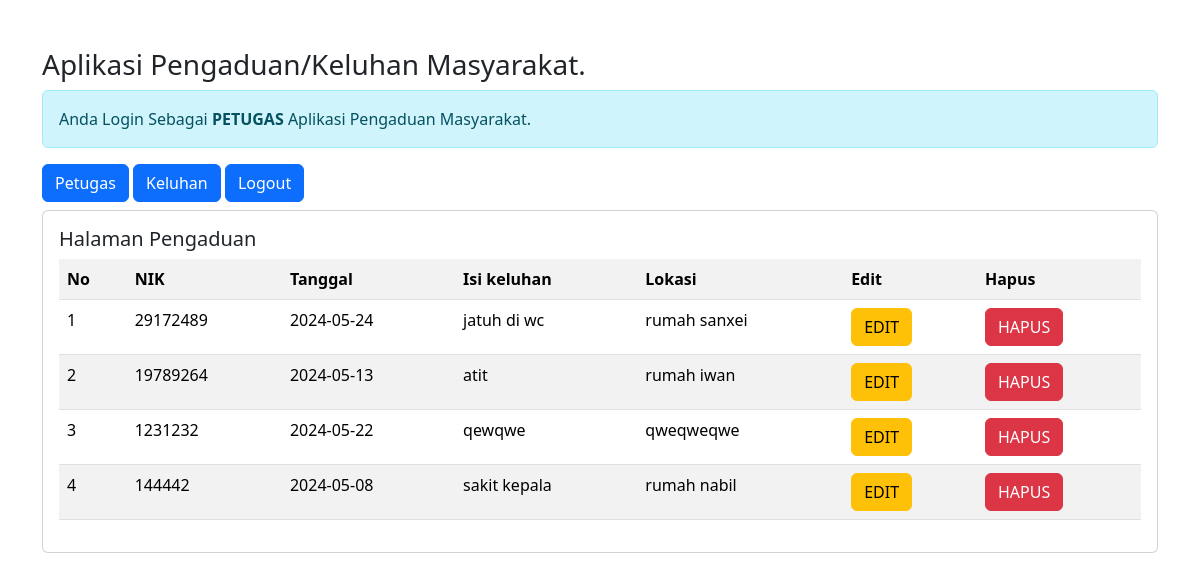
The page /petugas/petugas.php?url=keluhan on the database its author committed.
### tables this page shows
CREATE TABLE `aduan` (
  `nik` int(16) NOT NULL,
  `tgl_aduan` date NOT NULL,
  `isi_aduan` text NOT NULL,
  `lok_aduan` varchar(30) NOT NULL
);

### petugas/keluhan.php (the view)
<h5>Halaman Pengaduan</h5>
<table class="table table-striped table_bordered">
    <tr class="fw-bold">
        <td>No</td>
        <td>NIK</td>
        <td>Tanggal</td>
        <td>Isi keluhan</td>
        <td>Lokasi</td>
        <td>Edit</td>
        <td>Hapus</td>
    </tr>
    <?php
    include'../koneksi.php';
    $no = 1;
    $sql = "SELECT * FROM aduan ORDER BY nik DESC";
    $query = mysqli_query($koneksi, $sql);
    foreach($query as $data) { ?>
        <tr>
            <td><?= $no++; ?></td>
            <td><?= $data['nik'] ?></td>
            <td><?= $data['tgl_aduan'] ?></td>
            <td><?= $data['isi_aduan'] ?></td>
            <td><?= $data['lok_aduan'] ?></td>
            <td>
                <a href="?url=edit-keluhan&nik=<?= $data['nik'] ?>" class="btn btn-warning">EDIT</a>
            </td>
            <td>
                <a onclick="return confirm('Apakah anda yakin ingin menghapus data?')" href="
                ?url=hapus-keluhan&nik=<?= $data['nik'] ?>" class="btn btn-danger">HAPUS</a>
            </td>
        </tr>
    <?php } ?>
</table>

### petugas/petugas.php (shortened to what this page needs)
<!DOCTYPE html>
<html lang="en">
<head>
    <link href="../css/bootstrap.min.css" rel="stylesheet">
</head>
<body>
    <div class="container mt-5">
        <h3>Aplikasi Pengaduan/Keluhan Masyarakat.</h3>
        <div class="alert alert-info">
            Anda Login Sebagai <b>PETUGAS</b> Aplikasi Pengaduan Masyarakat.
        </div>
        <a href="petugas.php" class="btn btn-primary"> Petugas </a>
        <a href="petugas.php?url=keluhan" class="btn btn-primary"> Keluhan </a>
        <a href="petugas.php?url=logout" class="btn btn-primary"> Logout </a>
        <div class="card mt-2">
            <div class="card-body">
                <?php
                    $file = @$_GET['url'];
                    if(empty($file)) {
                        echo"<h4>Selamat Datang Di Halaman Petugas.</h4>";
                        echo"Aplikasi Pengaduan digunakan untuk mempermudah catatan dari keluhan atau masalah para masyarakat sekitar.";
                    } else {
                        include $file.'.php';
                    }
                ?>
            </div>
        </div>
    </div>
</body>
</html>

### rows shown on the page
aduan: nik "29172489", tgl_aduan "2024-05-24", isi_aduan "jatuh di wc", lok_aduan "rumah sanxei"
aduan: nik "19789264", tgl_aduan "2024-05-13", isi_aduan "atit", lok_aduan "rumah iwan"
aduan: nik "1231232", tgl_aduan "2024-05-22", isi_aduan "qewqwe", lok_aduan "qweqweqwe"
aduan: nik "144442", tgl_aduan "2024-05-08", isi_aduan "sakit kepala", lok_aduan "rumah nabil"
